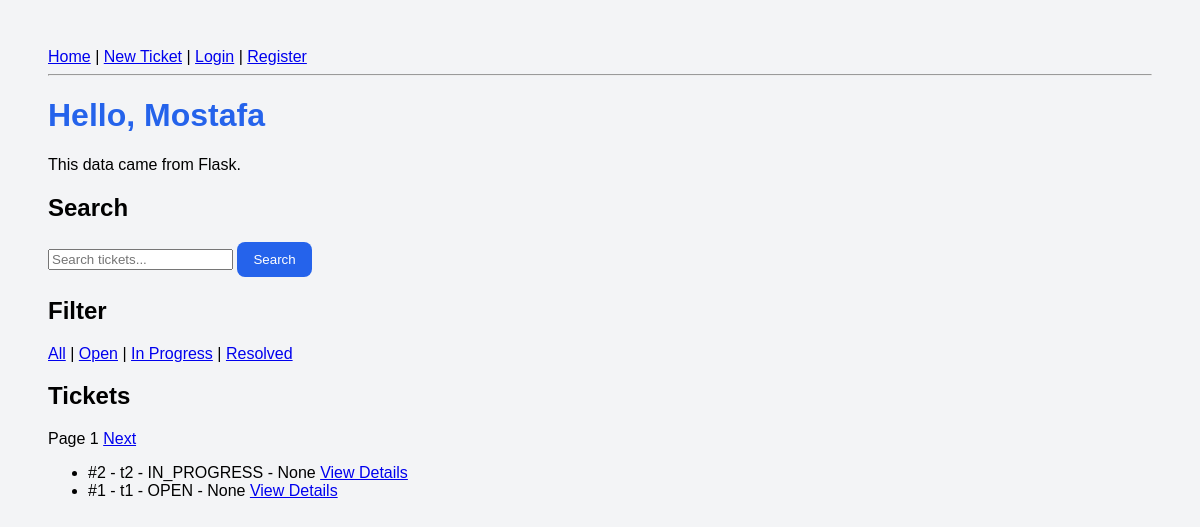
The app's page /, older data.
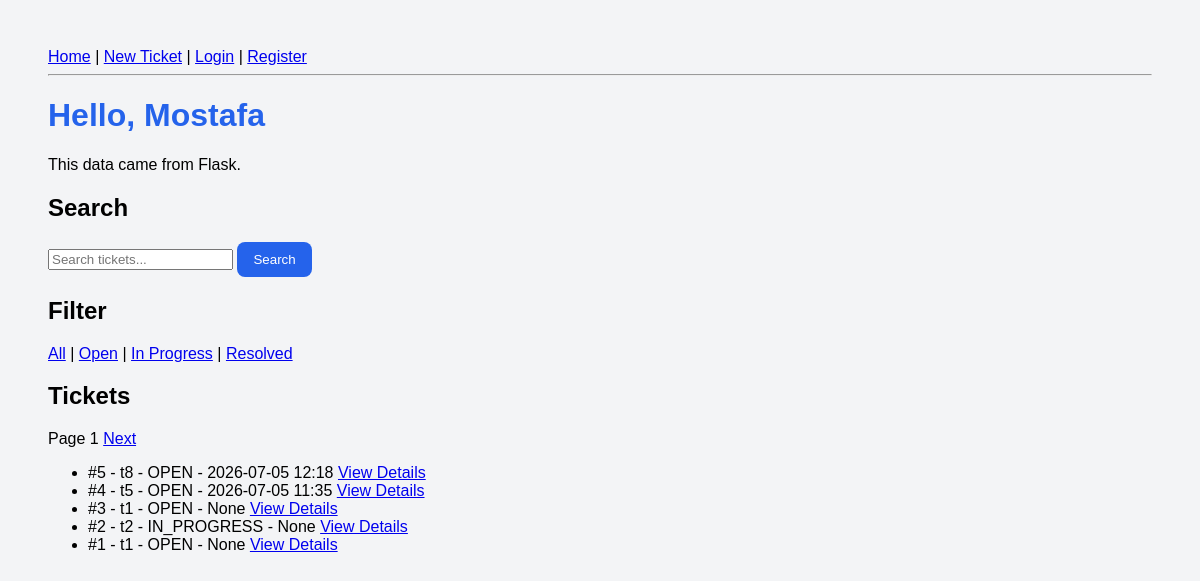
The same page, newer data.
### tables this page shows
CREATE TABLE tickets (
            id INTEGER PRIMARY KEY AUTOINCREMENT,
            title TEXT NOT NULL,
            status TEXT NOT NULL,
            description TEXT NOT NULL
        , user_id INTEGER REFERENCES users(id), created_at TEXT);

### ticket_routes.py (the view)
@ticket_bp.route("/")
def home():
    user_name = "Mostafa"
    status = request.args.get("status")
    q = request.args.get("q")
    page = request.args.get("page", 1, type=int)
    page_size = 5
    tickets = get_filtered_tickets(status, q, page, page_size)
    return render_template(
        "home.html",
        name=user_name,
        tickets=tickets,
        selected_status=status,
        search_keyword=q,
        page=page
    )

### app.py (called while the page is built)
@app.context_processor
def inject_csrf_token():
    return {
        "csrf_token": generate_csrf_token
    }

### database.py (called while the page is built)
def get_connection():
    connection = sqlite3.connect(DATABASE_NAME)
    connection.row_factory = sqlite3.Row # this allows us to access columns by name instead of index
    return connection

### ticket_repository.py (called while the page is built)
def row_to_ticket(row):
    return Ticket(
        id=row["id"],
        title=row["title"],
        status=TicketStatus(row["status"]),
        description=row["description"],
        user_id=row["user_id"],
        created_at=row["created_at"]
    )

def find_by_filters(status, keyword,limit=10, offset=0):
    connection = get_connection()
    sql = "SELECT * FROM tickets WHERE 1=1"
    params = []
    if status:
        sql += " AND status = ?"
        params.append(status)
    if keyword:
        sql += " AND (title LIKE ? OR description LIKE ?)"
        params.append(f"%{keyword}%")
        params.append(f"%{keyword}%")
    sql += " ORDER BY id DESC LIMIT ? OFFSET ?"
    params.append(limit)
    params.append(offset)
    rows = connection.execute(sql, params).fetchall()
    connection.close()
    return [row_to_ticket(row) for row in rows]

### ticket_service.py (called while the page is built)
def get_filtered_tickets(status, keyword, page, page_size):
    clean_status = None
    clean_keyword = None
    if status and status.strip() != "":
        clean_status = status.strip()
    if keyword and keyword.strip() != "":
        clean_keyword = keyword.strip()
    offset = (page - 1) * page_size
    return find_by_filters(clean_status, clean_keyword, page_size, offset)

### templates/home.html (shortened to what this page needs)
{% extends "base.html" %}
{% block content %}
<h1>Hello, {{ name }}</h1>
<p>This data came from Flask.</p>
<h2>Search</h2>
<form action="{{ url_for('tickets.home') }}" method="get">
    <input
        type="text"
        name="q"
        placeholder="Search tickets..."
        value="{{ search_keyword or '' }}"
    >
    <button type="submit">Search</button>
</form>
<h2>Filter</h2>
<a href="{{ url_for('tickets.home') }}">All</a>
|
<a href="{{ url_for('tickets.home', status='OPEN') }}">Open</a>
|
<a href="{{ url_for('tickets.home', status='IN_PROGRESS') }}">In Progress</a>
|
<a href="{{ url_for('tickets.home', status='RESOLVED') }}">Resolved</a>
<h2>Tickets</h2>
<div>
    <span>Page {{ page }}</span>
    <a href="{{ url_for('tickets.home', page=page+1, status=selected_status, q=search_keyword) }}">
        Next
    </a>
</div>
<ul>
    {% for ticket in tickets %}
        <li>
            #{{ ticket.id }} - {{ ticket.title }} - {{ ticket.status.value }} - {{ ticket.created_at }}
            <a href="{{ url_for('tickets.ticket_details', ticket_id=ticket.id) }}">View Details</a>
        </li>
    {% endfor %}
</ul>
{% endblock %}

### templates/base.html (shortened to what this page needs)
<!DOCTYPE html>
<html>
<head>
    <link rel="stylesheet" href="{{ url_for('static', filename='css/style.css') }}">
</head>
<body>
    <nav>
        <a href="{{ url_for('tickets.home') }}">Home</a>
        |
        <a href="{{ url_for('tickets.show_create_ticket_form') }}">New Ticket</a>
        |
        {% if session.get("user_id") %}
            <span>Welcome, {{ session.get("user_name") }}</span>
            |
            <a href="{{ url_for('auth.logout_route') }}">Logout</a>
        {% else %}
            <a href="{{ url_for('auth.login_form') }}">Login</a>
            |
            <a href="{{ url_for('auth.register_form') }}">Register</a>
        {% endif %}
    </nav>
    <hr>
    {% block content %}
    {% endblock %}
</body>
</html>

### static/css/style.css (style rules this page uses)
body { font-family: Arial, sans-serif; background-color: #f3f4f6; padding: 40px; }
h1 { color: #2563eb; }
button { padding: 10px 16px; border: none; background-color: #2563eb; color: white; border-radius: 8px; cursor: pointer; }

Row changes from the older to the newer data that the page shows:
added tickets: id "5", title "t8", status.value "OPEN", created_at "2026-07-05 12:18"
added tickets: id "4", title "t5", status.value "OPEN", created_at "2026-07-05 11:35"
added tickets: id "3", title "t1", status.value "OPEN", created_at "None"
